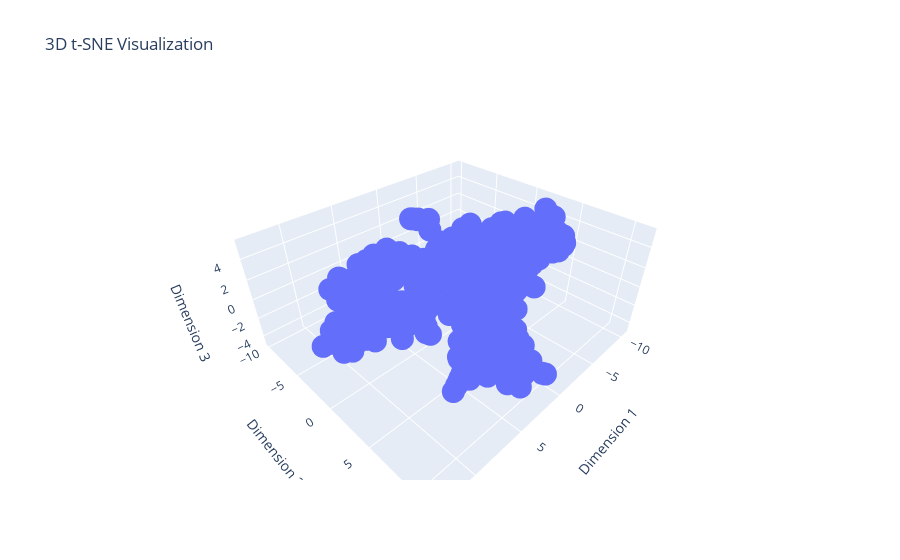

Notebook cell for this chart:
### Markdown cell above
Below is an interactive 3D plot of the TSNE dimensionality reduction of the data.

### Code cell
model = TSNE(n_components=3, random_state=0)
tsne_data = model.fit_transform(b)

# Convert the resulting t-SNE output into a DataFrame for easier plotting
tsne_df = pd.DataFrame(tsne_data, columns=['Dimension 1', 'Dimension 2', 'Dimension 3'])

# Create an interactive 3D scatter plot
fig = px.scatter_3d(tsne_df, x='Dimension 1', y='Dimension 2', z='Dimension 3',
                    title='3D t-SNE Visualization',
                    labels={'Dimension 1': 'Dimension 1', 'Dimension 2': 'Dimension 2', 'Dimension 3': 'Dimension 3'})

fig.show()

### Figure 1 — Plotly figure (JSON) as saved in the notebook; plotly's stock layout.template omitted (floating-point values rounded to 4 significant figures; data arrays with more than 128 entries replaced by an {"elided": "..."} marker saying what was removed)
{"data": [{"hovertemplate": "Dimension 1=%{x}<br>Dimension 2=%{y}<br>Dimension 3=%{z}<extra></extra>", "legendgroup": "", "marker": {"color": "#636efa", "symbol": "circle"}, "mode": "markers", "name": "", "scene": "scene", "showlegend": false, "type": "scatter3d", "x": {"elided": "500 float values"}, "y": {"elided": "500 float values"}, "z": {"elided": "500 float values"}}], "layout": {"legend": {"tracegroupgap": 0}, "scene": {"domain": {"x": [0, 1], "y": [0, 1]}, "xaxis": {"title": {"text": "Dimension 1"}}, "yaxis": {"title": {"text": "Dimension 2"}}, "zaxis": {"title": {"text": "Dimension 3"}}}, "title": {"text": "3D t-SNE Visualization"}}}
